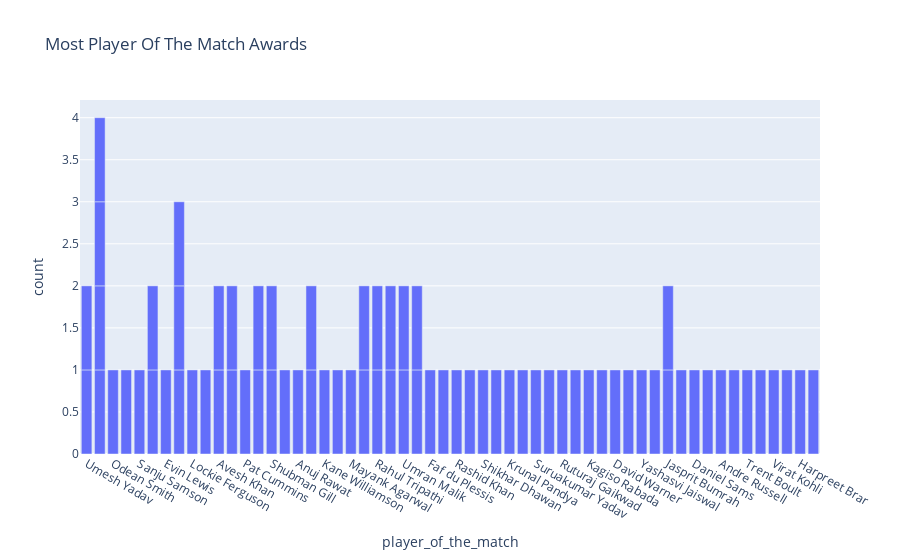

Notebook code cell kept with this figure:
### Code cell
figure = px.bar(data , x=data["player_of_the_match"],
               title = "Most Player Of The Match Awards")
figure.show()

### Figure 1 — Plotly figure (JSON) as saved in the notebook; plotly's stock layout.template omitted (floating-point values rounded to 4 significant figures)
{"data": [{"alignmentgroup": "True", "hovertemplate": "player_of_the_match=%{x}<br>count=%{y}<extra></extra>", "legendgroup": "", "marker": {"color": "#636efa", "pattern": {"shape": ""}}, "name": "", "offsetgroup": "", "orientation": "v", "showlegend": false, "textposition": "auto", "type": "bar", "x": ["Umesh Yadav", "Kuldeep Yadav", "Odean Smith", "Mohammed Shami", "Sanju Samson", "Wanindu Hasaranga", "Evin Lewis", "Umesh Yadav", "Jos Buttler", "Lockie Ferguson", "Liam Livingstone", "Avesh Khan", "Dinesh Karthik", "Pat Cummins", "Quinton de Kock", "Shubman Gill", "Abhishek Sharma", "Anuj Rawat", "Kuldeep Yadav", "Yuzvendra Chahal", "Kane Williamson", "Shivam Dube", "Mayank Agarwal", "Hardik Pandya", "Rahul Tripathi", "K L Rahul", "Dinesh Karthik", "Umran Malik", "David Miller", "Yuzvendra Chahal", "Faf du Plessis", "Kuldeep Yadav", "Mukesh Choudhary", "Jos Buttler", "Rashid Khan", "Marco Jansen", "K L Rahul", "Shikhar Dhawan", "Riyan Parag", "Umran Malik", "Kuldeep Yadav", "Krunal Pandya", "Rahul Tewatia", "Suruakumar Yadav", "Mohsin Khan", "Ruturaj Gaikwad", "Rinku Singh", "Kagiso Rabada", "Harshal Patel", "David Warner", "Tim David", "Yashasvi Jaiswal", "Avesh Khan", "Wanindu Hasaranga", "Devon Conway", "Jasprit Bumrah", "Shubman Gill", "Mitchell Marsh", "Daniel Sams", "Jonny Bairstow", "Andre Russell", "W. Saha", "Trent Boult", "Shardul Thakur", "Rahul Tripathi", "Quinton de Kock", "Virat Kohli", "R Aswin", "Jasprit Bumrah", "Harpreet Brar", "David Miller", "Rajat Patidar", "Jos Buttler", "Hardik Pandya"], "xaxis": "x", "y": [1, 1, 1, 1, 1, 1, 1, 1, 1, 1, 1, 1, 1, 1, 1, 1, 1, 1, 1, 1, 1, 1, 1, 1, 1, 1, 1, 1, 1, 1, 1, 1, 1, 1, 1, 1, 1, 1, 1, 1, 1, 1, 1, 1, 1, 1, 1, 1, 1, 1, 1, 1, 1, 1, 1, 1, 1, 1, 1, 1, 1, 1, 1, 1, 1, 1, 1, 1, 1, 1, 1, 1, 1, 1], "yaxis": "y"}], "layout": {"autosize": true, "barmode": "relative", "legend": {"tracegroupgap": 0}, "title": {"text": "Most Player Of The Match Awards"}, "xaxis": {"anchor": "y", "autorange": true, "domain": [0, 1], "range": [-0.5, 55.5], "title": {"text": "player_of_the_match"}, "type": "category"}, "yaxis": {"anchor": "x", "autorange": true, "domain": [0, 1], "range": [0, 4.211], "title": {"text": "count"}, "type": "linear"}}}
